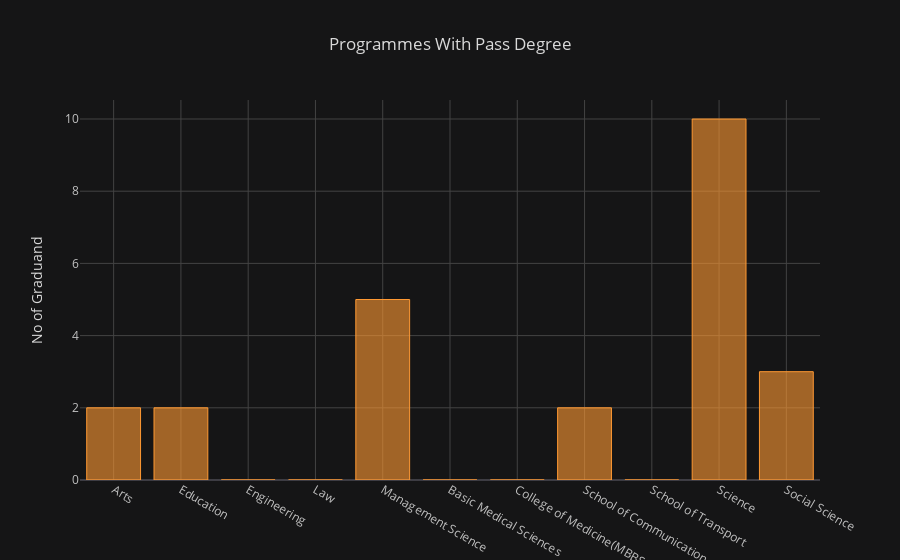

This figure's notebook cell:
### Code cell
Table_2.iplot(kind='bar',x="Programme",y="Pass",title="Programmes With Pass Degree",yTitle="No of Graduand",theme="solar")

### Figure 1 — Plotly figure (JSON) as saved in the notebook; plotly's stock layout.template omitted (floating-point values rounded to 4 significant figures)
{"data": [{"marker": {"color": "rgba(255, 153, 51, 0.6)", "line": {"color": "rgba(255, 153, 51, 1.0)", "width": 1}}, "name": "Pass", "orientation": "v", "text": "", "type": "bar", "uid": "4a929663-648c-4f12-8522-2bc1712895d5", "x": ["Arts", "Education", "Engineering", "Law", "Management Science", "Basic Medical Sciences", "College of Medicine(MBBS & BDS)", "School of Communication", "School of Transport", "Science", "Social Science"], "y": [2, 2, 0, 0, 5, 0, 0, 2, 0, 10, 3]}], "layout": {"legend": {"bgcolor": "#151516", "font": {"color": "#D9D9D9"}}, "paper_bgcolor": "#151516", "plot_bgcolor": "#151516", "title": {"font": {"color": "#D9D9D9"}, "text": "Programmes With Pass Degree"}, "xaxis": {"gridcolor": "#434343", "showgrid": true, "tickfont": {"color": "#C2C2C2"}, "title": {"font": {"color": "#D9D9D9"}, "text": ""}, "zerolinecolor": "#666570"}, "yaxis": {"gridcolor": "#434343", "showgrid": true, "tickfont": {"color": "#C2C2C2"}, "title": {"font": {"color": "#D9D9D9"}, "text": "No of Graduand"}, "zerolinecolor": "#666570"}}}
